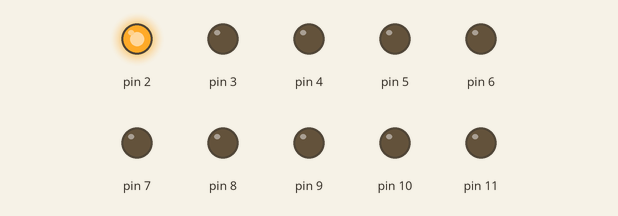
This sketch was run on a simulated Arduino Uno, built with avr-gcc and run on an emulated ATmega328P. Shown: output pins drawn as LEDs (lit = HIGH).

Above: at 0.03 s.
At 0.45 s:
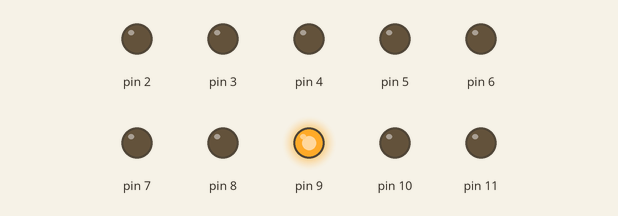
At 0.75 s:
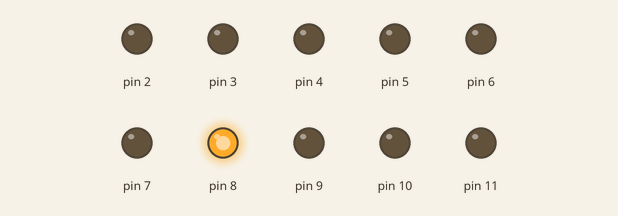
At 1.47 s:
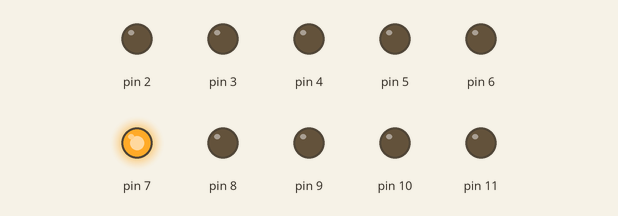
At 2.19 s:
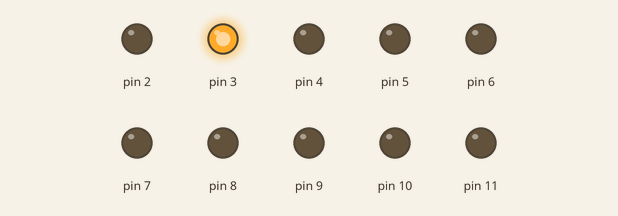
At 2.91 s:
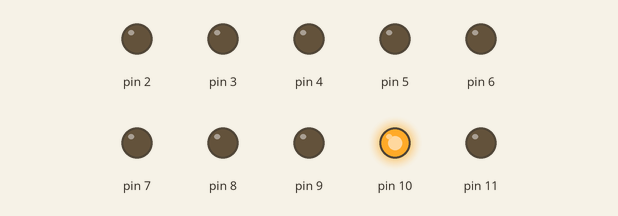
Timing chart, 0 to 3.2 s (numbered marks = the images above):
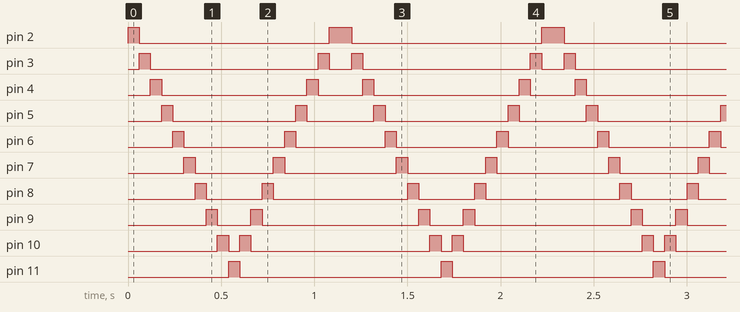

Measured:
- by itself, pin 2: repeats every 1.1 s: LOW 1.0 s, HIGH 0.12 s
- by itself, pin 3: repeats every 1.1 s: LOW 0.90 s, HIGH 0.06 s, LOW 0.12 s, HIGH 0.06 s
- by itself, pin 4: repeats every 1.1 s: LOW 0.78 s, HIGH 0.06 s, LOW 0.24 s, HIGH 0.06 s
- by itself, pin 5: repeats every 1.1 s: LOW 0.66 s, HIGH 0.06 s, LOW 0.36 s, HIGH 0.06 s
- by itself, pin 6: alternates HIGH for 0.06 s and LOW for 0.54 s
- by itself, pin 7: repeats every 1.1 s: LOW 0.42 s, HIGH 0.06 s, LOW 0.60 s, HIGH 0.06 s
- by itself, pin 8: repeats every 1.1 s: LOW 0.30 s, HIGH 0.06 s, LOW 0.72 s, HIGH 0.06 s
- by itself, pin 9: repeats every 1.1 s: LOW 0.18 s, HIGH 0.06 s, LOW 0.84 s, HIGH 0.06 s

The sketch:

10LED_TRAI_PHAI.ino
```cpp
// C++ code

void setup() {
  // Khởi tạo các chân digital 2 đến 11 là OUTPUT
  pinMode(2, OUTPUT);
  pinMode(3, OUTPUT);
  pinMode(4, OUTPUT);
  pinMode(5, OUTPUT);
  pinMode(6, OUTPUT);
  pinMode(7, OUTPUT);
  pinMode(8, OUTPUT);
  pinMode(9, OUTPUT);
  pinMode(10, OUTPUT);
  pinMode(11, OUTPUT);
}

void loop() {
  // Bật LED từ trái sang phải
  digitalWrite(2, HIGH);
  delay(60);
  digitalWrite(2, LOW);

  digitalWrite(3, HIGH);
  delay(60);
  digitalWrite(3, LOW);

  digitalWrite(4, HIGH);
  delay(60);
  digitalWrite(4, LOW);

  digitalWrite(5, HIGH);
  delay(60);
  digitalWrite(5, LOW);

  digitalWrite(6, HIGH);
  delay(60);
  digitalWrite(6, LOW);

  digitalWrite(7, HIGH);
  delay(60);
  digitalWrite(7, LOW);

  digitalWrite(8, HIGH);
  delay(60);
  digitalWrite(8, LOW);

  digitalWrite(9, HIGH);
  delay(60);
  digitalWrite(9, LOW);

  digitalWrite(10, HIGH);
  delay(60);
  digitalWrite(10, LOW);

  digitalWrite(11, HIGH);
  delay(60);
  digitalWrite(11, LOW);

  // Bật LED từ phải sang trái
  digitalWrite(10, HIGH);
  delay(60);
  digitalWrite(10, LOW);

  digitalWrite(9, HIGH);
  delay(60);
  digitalWrite(9, LOW);

  digitalWrite(8, HIGH);
  delay(60);
  digitalWrite(8, LOW);

  digitalWrite(7, HIGH);
  delay(60);
  digitalWrite(7, LOW);

  digitalWrite(6, HIGH);
  delay(60);
  digitalWrite(6, LOW);

  digitalWrite(5, HIGH);
  delay(60);
  digitalWrite(5, LOW);

  digitalWrite(4, HIGH);
  delay(60);
  digitalWrite(4, LOW);

  digitalWrite(3, HIGH);
  delay(60);
  digitalWrite(3, LOW);

  digitalWrite(2, HIGH);
  delay(60);
  digitalWrite(2, LOW);
}
```
